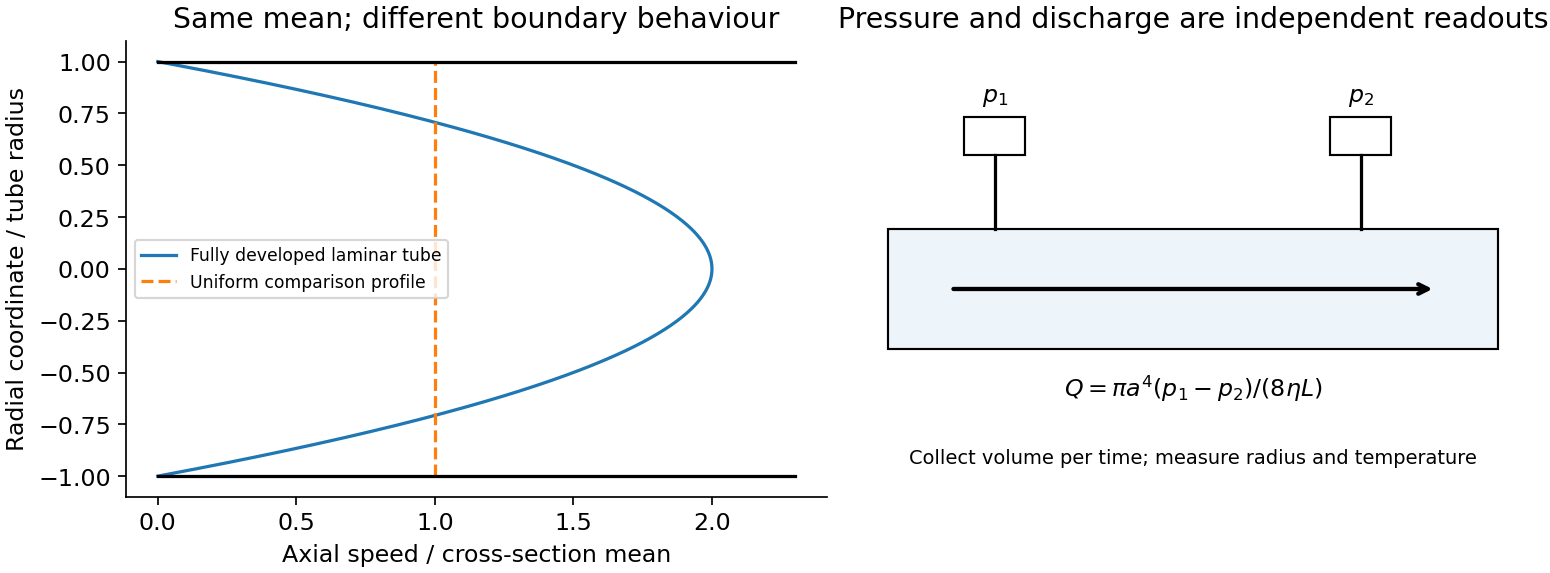

The script that saved this image:
import numpy as np
import matplotlib
matplotlib.use('Agg')
import matplotlib.pyplot as plt
from matplotlib.patches import Circle,Rectangle
plt.rcParams.update({'font.size':11,'axes.spines.top':False,'axes.spines.right':False,'figure.facecolor':'white','savefig.facecolor':'white'})

fig,ax=plt.subplots(1,2,figsize=(10,3.7),layout='constrained');r=np.linspace(-1,1,400)
ax[0].plot(2*(1-r*r),r,label='Fully developed laminar tube');ax[0].plot(np.ones_like(r),r,'--',label='Uniform comparison profile');ax[0].plot([0,2.3],[-1,-1],'k');ax[0].plot([0,2.3],[1,1],'k');ax[0].set(xlabel='Axial speed / cross-section mean',ylabel='Radial coordinate / tube radius',title='Same mean; different boundary behaviour');ax[0].legend(fontsize=8,loc='center left')
a=ax[1];a.add_patch(Rectangle((0,-.45),4,.9,facecolor='#edf5fa',edgecolor='k'))
for x in [.7,3.1]:a.plot([x,x],[.45,1],'k');a.add_patch(Rectangle((x-.2,1),.4,.28,facecolor='white',edgecolor='k'))
a.text(.7,1.4,r'$p_1$',ha='center');a.text(3.1,1.4,r'$p_2$',ha='center');a.annotate('',xy=(3.6,0),xytext=(.4,0),arrowprops={'arrowstyle':'->','lw':2});a.text(2,-.8,r'$Q=\pi a^4(p_1-p_2)/(8\eta L)$',ha='center');a.text(2,-1.3,'Collect volume per time; measure radius and temperature',ha='center',fontsize=9);a.set(xlim=(-.3,4.3),ylim=(-1.55,1.85),title='Pressure and discharge are independent readouts');a.axis('off')
fig.savefig('paper-1-fluid-flow.png',dpi=155)
